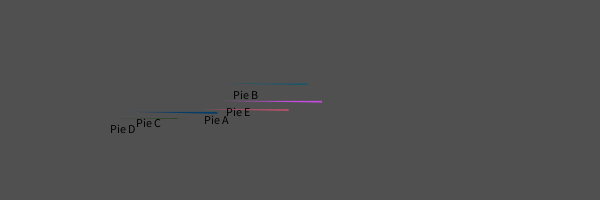
Frame 1 (no input)
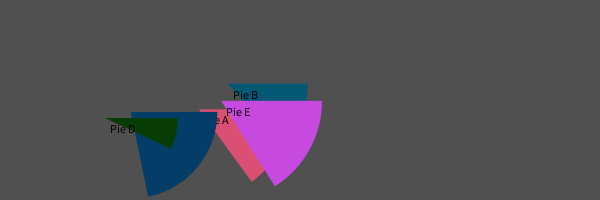
Frame 60 (the mouse pressed at the canvas centre just before this capture)
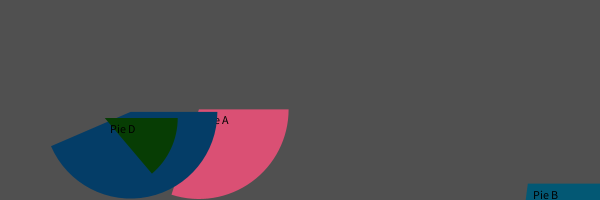
Frame 120 (the mouse held since frame 60 and released just before this capture)

The Processing sketch that drew these frames (run headless with seeded random() and noise(); from frame 60 on, the mouse is pressed at the canvas centre):

// Processing sketch: classes_objs
// ── classes_objs.pde
PieGrow pie1;
PieGrow pie2;
PieGrow pie3;
PieGrow pie4;
PieGrow pie5;

void setup(){
  size(600,200);
  smooth();  
  
  pie1 = new PieGrow("Pie A", 0.75);
  pie2 = new PieGrow("Pie B", 1.40);
  pie3 = new PieGrow("Pie C", 1.65);
  pie4 = new PieGrow("Pie D", 1.95);
  pie5 = new PieGrow("Pie E", 1.10);
 
}


void draw(){
 background(80);

 pie1.update();
 pie1.display();
 
 pie2.update();
 pie2.display();
  
 pie3.update();
 pie3.display(); 
 
 pie4.update();
 pie4.display();
  
 pie5.update();
 pie5.display(); 
}

// ── PieGrow.pde
class PieGrow{
 float x;
 float y;
 float d;
 float angleStart;
 float angleMid;
 float angleEnd;
 float speed;
 float r;
 float g;
 float b;
 String title;

 PieGrow(String titleTemp, float angleEndTemp){
   d = random(50,250);
   x = random(d/2,width-d/2);
   y = random(d/2,height-d/2);

   angleStart = 0;
   angleMid = 0;
   angleEnd = angleEndTemp * PI;
   speed = random(.005, .05);
   r = random(255);
   g = random(255);
   b = random(255);
   
   title = titleTemp;
   
 } 
 
 void update(){
   angleMid += speed;
   angleMid = constrain(angleMid, 0, angleEnd);
   
   if((dist(x,y,mouseX,mouseY) < d/2) && mousePressed){
    x = x + (mouseX - pmouseX);
    y = y + (mouseY - pmouseY);  
   }
 }
 
 void display(){
  noStroke();
  fill(r,g,b);
  arc(x,y,d,d,0,angleMid);
  fill(0);
  text(title,x+5,y+15);
 }
  
}
